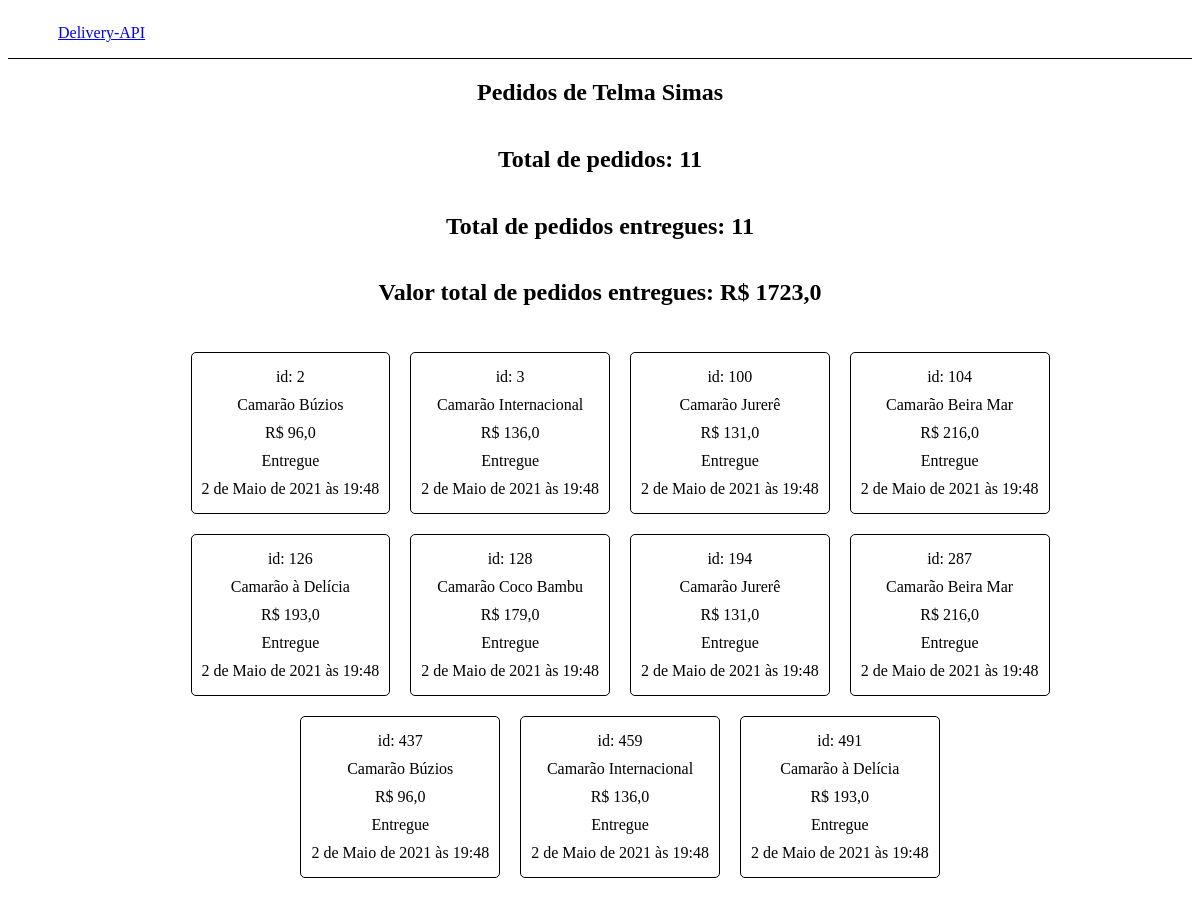
Screenshot of /cliente/Telma Simas/ with the database file from the repository.
### pedidos/models.py (models this page shows, shortened)
class Pedido(models.Model):
    cliente = models.CharField(max_length=255)
    produto = models.CharField(max_length=255)
    valor = models.FloatField()
    entregue = models.BooleanField()
    timestamp = models.DateTimeField(auto_now_add=True)

### pedidos/views.py (the view)
# urls.py: path('cliente/<str:cliente>/', valor_total_por_cliente, name="valor_total_por_cliente"),
def valor_total_por_cliente(request, cliente):
    try:
        pedidos = Pedido.objects.filter(cliente=cliente)
    except Pedido.DoesNotExist:
        raise Http404(f"Cliente não encontrado")
    contador = pedidos.count()
    valor = pedidos.filter(entregue=True)
    contador_entregue = valor.count()
    valor = valor.aggregate(Sum('valor'))['valor__sum']
    if valor == None:
        valor = 0
    return render(request, 'pedidos-cliente.html', {'pedidos': pedidos, 'contador': contador, 'contador_entregue': contador_entregue, 'valor':valor, 'cliente':cliente})

### pedidos/templates/pedidos-cliente.html (shortened to what this page needs)
<!DOCTYPE html>
<html lang="pt-br">
<head>
</head>
<body>
    <header>
        <a style="width: 20%; margin: 0 50px;" href="{% url 'listar_pedidos' %}">Delivery-API</a>
    </header>
    <section class="content" >
        <h1>Pedidos de {{ cliente }} </h1>
        <h1>Total de pedidos: {{contador}} </h1>
        <h1>Total de pedidos entregues: {{ contador_entregue }} </h1>
        <h1>Valor total de pedidos entregues: R$ {{valor}} </h1>
            <ul class="lista" >
                {% for pedido in pedidos %}
                    <a href="{% url 'atualizar_pedido' pedido.id %}" class="item">
                        <li>
                            <p>id: {{ pedido.id }}</p>
                            <p>{{ pedido.produto }}</p>
                            <p>R$ {{ pedido.valor }}</p>
                            {% if pedido.entregue  %}
                                <p>Entregue</p>
                            {% else %}
                                <p>Não entregue</p>
                            {% endif %}
                            <p>{{ pedido.timestamp }}</p>
                        </li>
                    </a>
                {% endfor %}
            </ul>
    </section>
</body>
</html>

### pedidos/templates/pedidos-cliente.html (style rules this page uses)
header { display: flex; width: 100%; height: 50px; justify-content: space-between; align-items: center; border-bottom: 1px solid black; }
body { display: flex; flex-direction: column; align-items: center; justify-content: center; }
.content { display: flex; flex-direction: column; align-items: center; justify-content: center; width: 80%; }
.lista { display: flex; flex-wrap: wrap; align-items: center; justify-content: center; list-style-type: none; }
.lista .item { text-decoration: none; color:black; margin: 10px; display: flex; flex-direction: column; align-items: center; justify-content: center; width: auto; padding: 10px; border: 1px solid black; border-radius: 5px; }
.lista .item li { list-style-type: none; display: flex; flex-direction: column; align-items: center; justify-content: center; }
.lista .item li p { margin: 5px 0px; }

### rows the page displays
Pedido: id "2", produto "Camarão Búzios", valor "96,0", entregue "Entregue", timestamp "2 de Maio de 2021 às 19:48"
Pedido: id "3", produto "Camarão Internacional", valor "136,0", entregue "Entregue", timestamp "2 de Maio de 2021 às 19:48"
Pedido: id "100", produto "Camarão Jurerê", valor "131,0", entregue "Entregue", timestamp "2 de Maio de 2021 às 19:48"
Pedido: id "104", produto "Camarão Beira Mar", valor "216,0", entregue "Entregue", timestamp "2 de Maio de 2021 às 19:48"
Pedido: id "126", produto "Camarão à Delícia", valor "193,0", entregue "Entregue", timestamp "2 de Maio de 2021 às 19:48"
Pedido: id "128", produto "Camarão Coco Bambu", valor "179,0", entregue "Entregue", timestamp "2 de Maio de 2021 às 19:48"
Pedido: id "194", produto "Camarão Jurerê", valor "131,0", entregue "Entregue", timestamp "2 de Maio de 2021 às 19:48"
Pedido: id "287", produto "Camarão Beira Mar", valor "216,0", entregue "Entregue", timestamp "2 de Maio de 2021 às 19:48"
Pedido: id "437", produto "Camarão Búzios", valor "96,0", entregue "Entregue", timestamp "2 de Maio de 2021 às 19:48"
Pedido: id "459", produto "Camarão Internacional", valor "136,0", entregue "Entregue", timestamp "2 de Maio de 2021 às 19:48"
Pedido: id "491", produto "Camarão à Delícia", valor "193,0", entregue "Entregue", timestamp "2 de Maio de 2021 às 19:48"

### other values shown
{{ cliente }} "Telma Simas"
{{ contador }} "11"
{{ contador_entregue }} "11"
{{ valor }} "1723,0"
